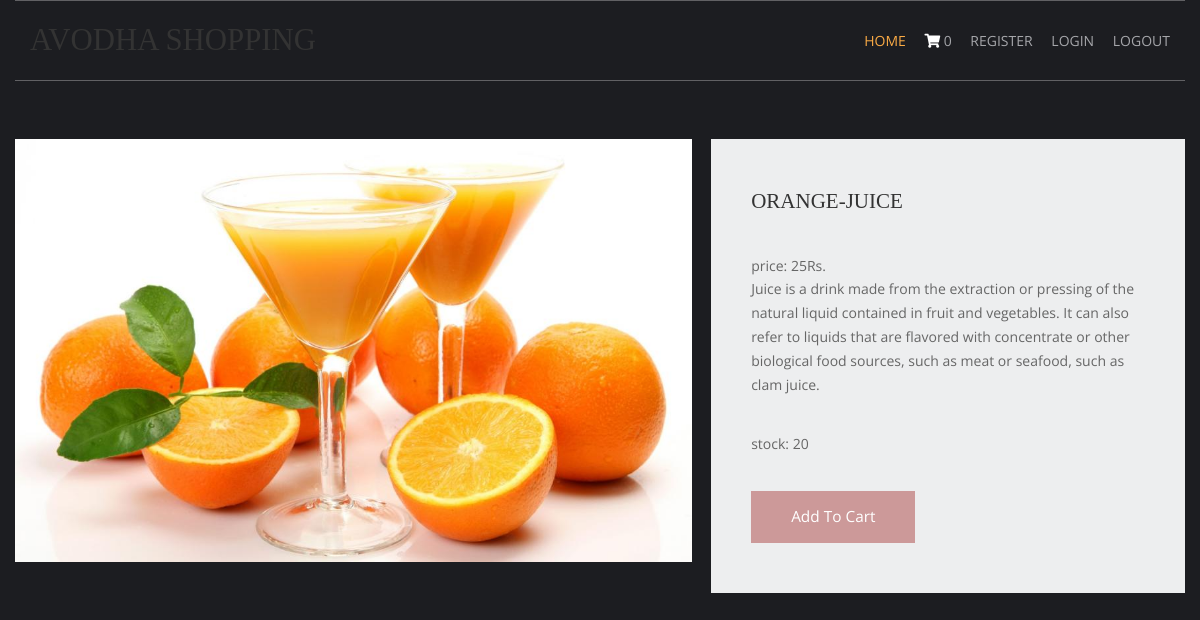
Page /fruit-recepies/orange-juice/ on the committed database.
### shop/models.py (models this page shows, shortened)
class products(models.Model):
    name=models.CharField(max_length=150, unique=True)
    slug=models.SlugField(max_length=250, unique=True)
    img=models.ImageField(upload_to='product')
    desc=models.TextField()
    stock=models.IntegerField()
    available=models.BooleanField()
    price=models.IntegerField()
    category=models.ForeignKey(categ,on_delete=models.CASCADE)

### shop/views.py (the view)
# urls.py: path('<slug:c_slug>/<slug:product_slug>/',views.prodDetails,name='details'),
def prodDetails(request,c_slug,product_slug):
    try:
        prod=products.objects.get(category__slug=c_slug,slug=product_slug)
    except Exception as e:
        raise e
    return render(request,'item.html',{'pr':prod})

### cart/context_processor.py (called while the page is built)
def count(request):
    item_count=0
    if 'admin' in request.path:
        return {}
    else:
        try:
            ct=cartlist.objects.filter(cart_id=c_id(request))
            cti=items.objects.all().filter(cart=ct[:1])
            for c in cti:
                item_count+=c.quan
        except cartlist.DoesNotExist:
            item_count=0
        return dict(itc=item_count)

### cart/views.py (called while the page is built)
def c_id(request):
    ct_id=request.session.session_key
    if not ct_id:
        ct_id=request.session.create()
    return ct_id

### templates/item.html (shortened to what this page needs)
{% extends 'base.html' %}
{% load static %}
{% block content %}
<html lang="en">
<head>
    <link href="{% static 'pr/fontawesome/css/all.min.css' %}" rel="stylesheet" />
    <link href="{% static 'pr/css/templatemo-comparto.css' %}" rel="stylesheet" />
</head>
<body>
  <br><br>
        <section class="tm-mb-1" id="about">
            <div class="tm-row tm-about-row">
                <div class="tm-section-1-l">
                    <img src="{{pr.img.url}}" alt="About image" class="tm-img-responsive">
                </div>
                <article class="tm-section-1-r tm-bg-color-8">
                    <h2 class="tm-mb-2 tm-title-color">{{pr.name}}</h2>
                    <p>price: {{pr.price}}Rs. <br>{{pr.desc}}</p>
                    <p>stock: {{pr.stock}}</p>
{% if pr.stock <= 0 %}
                    <h1 style="color:red">sorry.no stock left</h1>
                    {% else %}
                    <a href="{% url 'addcart' pr.id %}" class="tm-btn tm-btn-1 tm-link-to-services">Add To Cart</a>
                    {% endif %}
                </article>
            </div>
        </section>
</body>
</html>
{% endblock %}

### static/hm/layout/styles/layout.css (style rules this page uses)
*, *::before, *::after { transition:all .3s ease-in-out; }
body { color:#A5A6AA; background-color:#1C1D21; }
a { color:#FBAB45; }

### static/pr/css/templatemo-comparto.css (style rules this page uses)
*, *::before, *::after { box-sizing: border-box; outline: none; }
ul, h1, h2, h3, h4, p, figure { padding: 0; margin: 0; }
body { font-family: 'Open Sans', Arial, sans-serif; font-size: 18px; overflow-x: hidden; padding-left: 15px; padding-right: 15px; margin: 0; }
h2 { font-size: 1.5rem; }
a { transition: all 0.3s ease; text-decoration: none; }
p { color: #666; line-height: 1.7; margin-bottom: 35px; }
h1, h2, h3, h4, h5, h6 { color: #333; }
.tm-mb-1 { margin-bottom: 20px; }
.tm-mb-2 { margin-bottom: 40px; }
.tm-bg-color-8 { background-color: #EDEEEF; }
.tm-img-responsive { max-width: 100%; height: auto; }
.tm-section-1-l { width: 57.85%; margin-right: 1.65%; }
.tm-section-1-r { padding: 50px 40px; width: 40.5%; }
.tm-row { display: flex; }
.tm-btn { display: inline-block; padding: 15px 40px; font-size: 1.1rem; border: none; background-color: #CC9999; color: white; }
a { color: #666; }

### static/hm/layout/styles/framework.css (style rules this page uses)
html { overflow-y:scroll; overflow-x:hidden; }
html, body { margin:0; padding:0; font-size:14px; line-height:1.6em; }
*, *::before, *::after { box-sizing:border-box; }
a { outline:none; text-decoration:none; }
img { width:auto; max-width:100%; height:auto; margin:0; padding:0; border:none; line-height:normal; vertical-align:middle; }
body, input, textarea, select { font-family:Verdana, Geneva, sans-serif; }
h1, h2, h3, h4, h5, h6, .heading { font-family:Georgia, "Times New Roman", Times, serif; }
::placeholder { opacity:1; }
h1, h2, h3, h4, h5, h6, .heading { margin:0 0 20px 0; font-size:1.4rem; line-height:normal; font-weight:normal; text-transform:uppercase; }
address, article, aside, figcaption, figure, footer, header, main, nav, section { display:block; margin:0; padding:0; }

### rows in the picture
products: img (picture), name "ORANGE-JUICE", price "25", desc "Juice is a drink made from the extraction or pressing of the natural liquid contained in fruit and vegetables. It can also refer to liquids that are flavored with concentrate or other biological food sources, such as meat or seafood, such as clam juice.", stock "20"

### other values in the picture
{{ itc }} "0"
